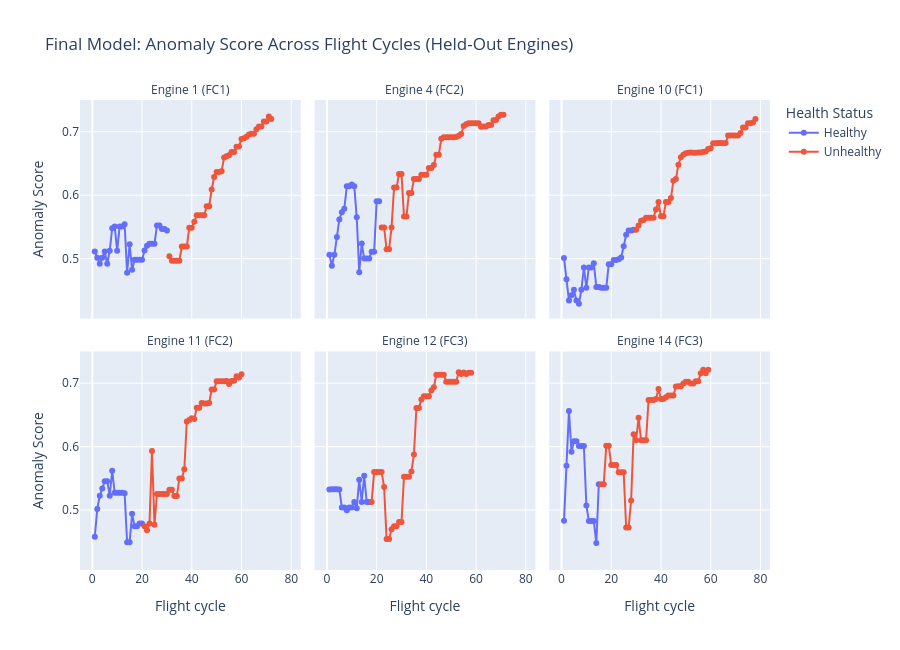

The notebook cell saved with this chart:
### Code cell
# Final Model Only, which will be easier to read for the report
fig = px.line(
    compare_df[compare_df["model"] == "Final (#6)"],
    x="cycle",
    y="anomaly_score",
    color="health_status",
    facet_col="engine",
    facet_col_wrap=3,
    markers=True,
    category_orders={"health_status": ["Healthy", "Unhealthy"]},
    hover_data=["partition"],
    title="Final Model: Anomaly Score Across Flight Cycles (Held-Out Engines)",
    labels={"cycle": "Flight cycle", "anomaly_score": "Anomaly Score", "health_status": "Health Status"},
)
fig.update_yaxes(matches="y")
fig.for_each_annotation(lambda a: a.update(text=a.text.split("=")[-1]))
fig.update_layout(height=650)
fig.show()

### Figure 1 — Plotly figure (JSON) as saved in the notebook; plotly's stock layout.template omitted (floating-point values rounded to 4 significant figures)
{"data": [{"customdata": [["Test"], ["Test"], ["Test"], ["Test"], ["Test"], ["Test"], ["Test"], ["Test"], ["Test"], ["Test"], ["Test"], ["Test"], ["Test"], ["Test"], ["Test"], ["Test"], ["Test"], ["Test"], ["Test"], ["Test"], ["Test"], ["Test"], ["Test"], ["Test"], ["Test"], ["Test"], ["Test"], ["Test"], ["Test"], ["Test"]], "hovertemplate": "Health Status=Healthy<br>engine=Engine 1 (FC1)<br>Flight cycle=%{x}<br>Anomaly Score=%{y}<br>partition=%{customdata[0]}<extra></extra>", "legendgroup": "Healthy", "line": {"color": "#636efa", "dash": "solid"}, "marker": {"symbol": "circle"}, "mode": "lines+markers", "name": "Healthy", "orientation": "v", "showlegend": true, "type": "scatter", "x": [1, 2, 3, 4, 5, 6, 7, 8, 9, 10, 11, 12, 13, 14, 15, 16, 17, 18, 19, 20, 21, 22, 23, 24, 25, 26, 27, 28, 29, 30], "xaxis": "x4", "y": [0.5112, 0.5016, 0.4921, 0.5016, 0.5112, 0.4921, 0.5124, 0.5479, 0.5508, 0.5124, 0.5508, 0.5508, 0.5541, 0.4779, 0.5228, 0.4825, 0.4983, 0.4983, 0.4983, 0.4983, 0.5129, 0.5204, 0.5234, 0.5234, 0.5234, 0.5524, 0.5524, 0.5466, 0.5466, 0.5443], "yaxis": "y4"}, {"customdata": [["Validation"], ["Validation"], ["Validation"], ["Validation"], ["Validation"], ["Validation"], ["Validation"], ["Validation"], ["Validation"], ["Validation"], ["Validation"], ["Validation"], ["Validation"], ["Validation"], ["Validation"], ["Validation"], ["Validation"], ["Validation"], ["Validation"], ["Validation"], ["Validation"]], "hovertemplate": "Health Status=Healthy<br>engine=Engine 4 (FC2)<br>Flight cycle=%{x}<br>Anomaly Score=%{y}<br>partition=%{customdata[0]}<extra></extra>", "legendgroup": "Healthy", "line": {"color": "#636efa", "dash": "solid"}, "marker": {"symbol": "circle"}, "mode": "lines+markers", "name": "Healthy", "orientation": "v", "showlegend": false, "type": "scatter", "x": [1, 2, 3, 4, 5, 6, 7, 8, 9, 10, 11, 12, 13, 14, 15, 16, 17, 18, 19, 20, 21], "xaxis": "x5", "y": [0.506, 0.4889, 0.506, 0.534, 0.5619, 0.5731, 0.5788, 0.6142, 0.6142, 0.6167, 0.6142, 0.5651, 0.4786, 0.5239, 0.5004, 0.5004, 0.5004, 0.5107, 0.5107, 0.5905, 0.5905], "yaxis": "y5"}, {"customdata": [["Validation"], ["Validation"], ["Validation"], ["Validation"], ["Validation"], ["Validation"], ["Validation"], ["Validation"], ["Validation"], ["Validation"], ["Validation"], ["Validation"], ["Validation"], ["Validation"], ["Validation"], ["Validation"], ["Validation"], ["Validation"], ["Validation"], ["Validation"], ["Validation"], ["Validation"], ["Validation"], ["Validation"], ["Validation"], ["Validation"], ["Validation"], ["Validation"], ["Validation"]], "hovertemplate": "Health Status=Healthy<br>engine=Engine 10 (FC1)<br>Flight cycle=%{x}<br>Anomaly Score=%{y}<br>partition=%{customdata[0]}<extra></extra>", "legendgroup": "Healthy", "line": {"color": "#636efa", "dash": "solid"}, "marker": {"symbol": "circle"}, "mode": "lines+markers", "name": "Healthy", "orientation": "v", "showlegend": false, "type": "scatter", "x": [1, 2, 3, 4, 5, 6, 7, 8, 9, 10, 11, 12, 13, 14, 15, 16, 17, 18, 19, 20, 21, 22, 23, 24, 25, 26, 27, 28, 29], "xaxis": "x6", "y": [0.5011, 0.4675, 0.4339, 0.4424, 0.451, 0.4339, 0.4288, 0.451, 0.4861, 0.4543, 0.4861, 0.4861, 0.4928, 0.4553, 0.4553, 0.4543, 0.4543, 0.4543, 0.4913, 0.4913, 0.498, 0.498, 0.4991, 0.5017, 0.5195, 0.5377, 0.5445, 0.5445, 0.5456], "yaxis": "y6"}, {"customdata": [["Test"], ["Test"], ["Test"], ["Test"], ["Test"], ["Test"], ["Test"], ["Test"], ["Test"], ["Test"], ["Test"], ["Test"], ["Test"], ["Test"], ["Test"], ["Test"], ["Test"], ["Test"], ["Test"], ["Test"]], "hovertemplate": "Health Status=Healthy<br>engine=Engine 11 (FC2)<br>Flight cycle=%{x}<br>Anomaly Score=%{y}<br>partition=%{customdata[0]}<extra></extra>", "legendgroup": "Healthy", "line": {"color": "#636efa", "dash": "solid"}, "marker": {"symbol": "circle"}, "mode": "lines+markers", "name": "Healthy", "orientation": "v", "showlegend": false, "type": "scatter", "x": [1, 2, 3, 4, 5, 6, 7, 8, 9, 10, 11, 12, 13, 14, 15, 16, 17, 18, 19, 20], "xaxis": "x", "y": [0.4581, 0.5018, 0.5227, 0.5341, 0.5456, 0.5456, 0.5227, 0.5621, 0.5273, 0.5273, 0.5273, 0.5273, 0.5264, 0.4495, 0.4495, 0.4941, 0.4746, 0.4746, 0.479, 0.479], "yaxis": "y"}, {"customdata": [["Test"], ["Test"], ["Test"], ["Test"], ["Test"], ["Test"], ["Test"], ["Test"], ["Test"], ["Test"], ["Test"], ["Test"], ["Test"], ["Test"], ["Test"], ["Test"], ["Test"]], "hovertemplate": "Health Status=Healthy<br>engine=Engine 12 (FC3)<br>Flight cycle=%{x}<br>Anomaly Score=%{y}<br>partition=%{customdata[0]}<extra></extra>", "legendgroup": "Healthy", "line": {"color": "#636efa", "dash": "solid"}, "marker": {"symbol": "circle"}, "mode": "lines+markers", "name": "Healthy", "orientation": "v", "showlegend": false, "type": "scatter", "x": [1, 2, 3, 4, 5, 6, 7, 8, 9, 10, 11, 12, 13, 14, 15, 16, 17], "xaxis": "x2", "y": [0.5325, 0.5327, 0.5328, 0.5327, 0.5325, 0.5042, 0.5042, 0.4999, 0.5042, 0.5042, 0.5127, 0.503, 0.5479, 0.5129, 0.5541, 0.5129, 0.5129], "yaxis": "y2"}, {"customdata": [["Validation"], ["Validation"], ["Validation"], ["Validation"], ["Validation"], ["Validation"], ["Validation"], ["Validation"], ["Validation"], ["Validation"], ["Validation"], ["Validation"], ["Validation"], ["Validation"], ["Validation"]], "hovertemplate": "Health Status=Healthy<br>engine=Engine 14 (FC3)<br>Flight cycle=%{x}<br>Anomaly Score=%{y}<br>partition=%{customdata[0]}<extra></extra>", "legendgroup": "Healthy", "line": {"color": "#636efa", "dash": "solid"}, "marker": {"symbol": "circle"}, "mode": "lines+markers", "name": "Healthy", "orientation": "v", "showlegend": false, "type": "scatter", "x": [1, 2, 3, 4, 5, 6, 7, 8, 9, 10, 11, 12, 13, 14, 15], "xaxis": "x3", "y": [0.4832, 0.5698, 0.6564, 0.5921, 0.6085, 0.6085, 0.6011, 0.6011, 0.6011, 0.5073, 0.4827, 0.4827, 0.4827, 0.4482, 0.5408], "yaxis": "y3"}, {"customdata": [["Test"], ["Test"], ["Test"], ["Test"], ["Test"], ["Test"], ["Test"], ["Test"], ["Test"], ["Test"], ["Test"], ["Test"], ["Test"], ["Test"], ["Test"], ["Test"], ["Test"], ["Test"], ["Test"], ["Test"], ["Test"], ["Test"], ["Test"], ["Test"], ["Test"], ["Test"], ["Test"], ["Test"], ["Test"], ["Test"], ["Test"], ["Test"], ["Test"], ["Test"], ["Test"], ["Test"], ["Test"], ["Test"], ["Test"], ["Test"], ["Test"], ["Test"]], "hovertemplate": "Health Status=Unhealthy<br>engine=Engine 1 (FC1)<br>Flight cycle=%{x}<br>Anomaly Score=%{y}<br>partition=%{customdata[0]}<extra></extra>", "legendgroup": "Unhealthy", "line": {"color": "#EF553B", "dash": "solid"}, "marker": {"symbol": "circle"}, "mode": "lines+markers", "name": "Unhealthy", "orientation": "v", "showlegend": true, "type": "scatter", "x": [31, 32, 33, 34, 35, 36, 37, 38, 39, 40, 41, 42, 43, 44, 45, 46, 47, 48, 49, 50, 51, 52, 53, 54, 55, 56, 57, 58, 59, 60, 61, 62, 63, 64, 65, 66, 67, 68, 69, 70, 71, 72], "xaxis": "x4", "y": [0.504, 0.4968, 0.4968, 0.4968, 0.4968, 0.5191, 0.5191, 0.5191, 0.5489, 0.5489, 0.5583, 0.5684, 0.5684, 0.5684, 0.5684, 0.5827, 0.5827, 0.609, 0.6287, 0.6366, 0.6366, 0.6377, 0.6595, 0.6614, 0.6631, 0.668, 0.668, 0.6763, 0.6769, 0.6888, 0.6896, 0.6921, 0.6956, 0.6967, 0.6967, 0.7039, 0.7083, 0.7083, 0.7163, 0.7163, 0.7242, 0.7203], "yaxis": "y4"}, {"customdata": [["Validation"], ["Validation"], ["Validation"], ["Validation"], ["Validation"], ["Validation"], ["Validation"], ["Validation"], ["Validation"], ["Validation"], ["Validation"], ["Validation"], ["Validation"], ["Validation"], ["Validation"], ["Validation"], ["Validation"], ["Validation"], ["Validation"], ["Validation"], ["Validation"], ["Validation"], ["Validation"], ["Validation"], ["Validation"], ["Validation"], ["Validation"], ["Validation"], ["Validation"], ["Validation"], ["Validation"], ["Validation"], ["Validation"], ["Validation"], ["Validation"], ["Validation"], ["Validation"], ["Validation"], ["Validation"], ["Validation"], ["Validation"], ["Validation"], ["Validation"], ["Validation"], ["Validation"], ["Validation"], ["Validation"], ["Validation"], ["Validation"], ["Validation"]], "hovertemplate": "Health Status=Unhealthy<br>engine=Engine 4 (FC2)<br>Flight cycle=%{x}<br>Anomaly Score=%{y}<br>partition=%{customdata[0]}<extra></extra>", "legendgroup": "Unhealthy", "line": {"color": "#EF553B", "dash": "solid"}, "marker": {"symbol": "circle"}, "mode": "lines+markers", "name": "Unhealthy", "orientation": "v", "showlegend": false, "type": "scatter", "x": [22, 23, 24, 25, 26, 27, 28, 29, 30, 31, 32, 33, 34, 35, 36, 37, 38, 39, 40, 41, 42, 43, 44, 45, 46, 47, 48, 49, 50, 51, 52, 53, 54, 55, 56, 57, 58, 59, 60, 61, 62, 63, 64, 65, 66, 67, 68, 69, 70, 71], "xaxis": "x5", "y": [0.5492, 0.5492, 0.5149, 0.5149, 0.5492, 0.612, 0.612, 0.6333, 0.6333, 0.5666, 0.5666, 0.6035, 0.6035, 0.6256, 0.6256, 0.6256, 0.6324, 0.6324, 0.6324, 0.6431, 0.6431, 0.6477, 0.6638, 0.6638, 0.6889, 0.6912, 0.6912, 0.6912, 0.6912, 0.6912, 0.6918, 0.6937, 0.6966, 0.7091, 0.7117, 0.7134, 0.7134, 0.7134, 0.7134, 0.7134, 0.708, 0.7081, 0.7081, 0.7105, 0.7105, 0.7181, 0.7185, 0.7242, 0.7268, 0.7269], "yaxis": "y5"}, {"customdata": [["Validation"], ["Validation"], ["Validation"], ["Validation"], ["Validation"], ["Validation"], ["Validation"], ["Validation"], ["Validation"], ["Validation"], ["Validation"], ["Validation"], ["Validation"], ["Validation"], ["Validation"], ["Validation"], ["Validation"], ["Validation"], ["Validation"], ["Validation"], ["Validation"], ["Validation"], ["Validation"], ["Validation"], ["Validation"], ["Validation"], ["Validation"], ["Validation"], ["Validation"], ["Validation"], ["Validation"], ["Validation"], ["Validation"], ["Validation"], ["Validation"], ["Validation"], ["Validation"], ["Validation"], ["Validation"], ["Validation"], ["Validation"], ["Validation"], ["Validation"], ["Validation"], ["Validation"], ["Validation"], ["Validation"], ["Validation"], ["Validation"]], "hovertemplate": "Health Status=Unhealthy<br>engine=Engine 10 (FC1)<br>Flight cycle=%{x}<br>Anomaly Score=%{y}<br>partition=%{customdata[0]}<extra></extra>", "legendgroup": "Unhealthy", "line": {"color": "#EF553B", "dash": "solid"}, "marker": {"symbol": "circle"}, "mode": "lines+markers", "name": "Unhealthy", "orientation": "v", "showlegend": false, "type": "scatter", "x": [30, 31, 32, 33, 34, 35, 36, 37, 38, 39, 40, 41, 42, 43, 44, 45, 46, 47, 48, 49, 50, 51, 52, 53, 54, 55, 56, 57, 58, 59, 60, 61, 62, 63, 64, 65, 66, 67, 68, 69, 70, 71, 72, 73, 74, 75, 76, 77, 78], "xaxis": "x6", "y": [0.5456, 0.5521, 0.5599, 0.561, 0.5644, 0.5645, 0.5644, 0.5644, 0.5776, 0.5895, 0.5669, 0.5669, 0.5895, 0.5895, 0.5955, 0.6228, 0.6255, 0.6481, 0.6599, 0.6638, 0.6662, 0.6671, 0.6675, 0.6671, 0.6671, 0.6675, 0.6675, 0.668, 0.6688, 0.6728, 0.6739, 0.6817, 0.6817, 0.6822, 0.6822, 0.682, 0.6822, 0.694, 0.694, 0.694, 0.694, 0.694, 0.6981, 0.7065, 0.7065, 0.7135, 0.7135, 0.7147, 0.7203], "yaxis": "y6"}, {"customdata": [["Test"], ["Test"], ["Test"], ["Test"], ["Test"], ["Test"], ["Test"], ["Test"], ["Test"], ["Test"], ["Test"], ["Test"], ["Test"], ["Test"], ["Test"], ["Test"], ["Test"], ["Test"], ["Test"], ["Test"], ["Test"], ["Test"], ["Test"], ["Test"], ["Test"], ["Test"], ["Test"], ["Test"], ["Test"], ["Test"], ["Test"], ["Test"], ["Test"], ["Test"], ["Test"], ["Test"], ["Test"], ["Test"], ["Test"], ["Test"]], "hovertemplate": "Health Status=Unhealthy<br>engine=Engine 11 (FC2)<br>Flight cycle=%{x}<br>Anomaly Score=%{y}<br>partition=%{customdata[0]}<extra></extra>", "legendgroup": "Unhealthy", "line": {"color": "#EF553B", "dash": "solid"}, "marker": {"symbol": "circle"}, "mode": "lines+markers", "name": "Unhealthy", "orientation": "v", "showlegend": false, "type": "scatter", "x": [21, 22, 23, 24, 25, 26, 27, 28, 29, 30, 31, 32, 33, 34, 35, 36, 37, 38, 39, 40, 41, 42, 43, 44, 45, 46, 47, 48, 49, 50, 51, 52, 53, 54, 55, 56, 57, 58, 59, 60], "xaxis": "x", "y": [0.4746, 0.4685, 0.479, 0.5933, 0.477, 0.5256, 0.5256, 0.5256, 0.5256, 0.5256, 0.5321, 0.5321, 0.5224, 0.5224, 0.5499, 0.5499, 0.5644, 0.6398, 0.6418, 0.6448, 0.6436, 0.6612, 0.6612, 0.6689, 0.6679, 0.6679, 0.6689, 0.6903, 0.6903, 0.703, 0.703, 0.703, 0.703, 0.7035, 0.6988, 0.7035, 0.704, 0.7109, 0.7089, 0.7142], "yaxis": "y"}, {"customdata": [["Test"], ["Test"], ["Test"], ["Test"], ["Test"], ["Test"], ["Test"], ["Test"], ["Test"], ["Test"], ["Test"], ["Test"], ["Test"], ["Test"], ["Test"], ["Test"], ["Test"], ["Test"], ["Test"], ["Test"], ["Test"], ["Test"], ["Test"], ["Test"], ["Test"], ["Test"], ["Test"], ["Test"], ["Test"], ["Test"], ["Test"], ["Test"], ["Test"], ["Test"], ["Test"], ["Test"], ["Test"], ["Test"], ["Test"], ["Test"], ["Test"]], "hovertemplate": "Health Status=Unhealthy<br>engine=Engine 12 (FC3)<br>Flight cycle=%{x}<br>Anomaly Score=%{y}<br>partition=%{customdata[0]}<extra></extra>", "legendgroup": "Unhealthy", "line": {"color": "#EF553B", "dash": "solid"}, "marker": {"symbol": "circle"}, "mode": "lines+markers", "name": "Unhealthy", "orientation": "v", "showlegend": false, "type": "scatter", "x": [18, 19, 20, 21, 22, 23, 24, 25, 26, 27, 28, 29, 30, 31, 32, 33, 34, 35, 36, 37, 38, 39, 40, 41, 42, 43, 44, 45, 46, 47, 48, 49, 50, 51, 52, 53, 54, 55, 56, 57, 58], "xaxis": "x2", "y": [0.5129, 0.5603, 0.5603, 0.5603, 0.5603, 0.5366, 0.4546, 0.4546, 0.4697, 0.4745, 0.4745, 0.4811, 0.4811, 0.5526, 0.5526, 0.5526, 0.5607, 0.5876, 0.6611, 0.6611, 0.6744, 0.6793, 0.6793, 0.6793, 0.6884, 0.6936, 0.7134, 0.7134, 0.7135, 0.7134, 0.7022, 0.7022, 0.7023, 0.7023, 0.7023, 0.7171, 0.7146, 0.7168, 0.7146, 0.7167, 0.7165], "yaxis": "y2"}, {"customdata": [["Validation"], ["Validation"], ["Validation"], ["Validation"], ["Validation"], ["Validation"], ["Validation"], ["Validation"], ["Validation"], ["Validation"], ["Validation"], ["Validation"], ["Validation"], ["Validation"], ["Validation"], ["Validation"], ["Validation"], ["Validation"], ["Validation"], ["Validation"], ["Validation"], ["Validation"], ["Validation"], ["Validation"], ["Validation"], ["Validation"], ["Validation"], ["Validation"], ["Validation"], ["Validation"], ["Validation"], ["Validation"], ["Validation"], ["Validation"], ["Validation"], ["Validation"], ["Validation"], ["Validation"], ["Validation"], ["Validation"], ["Validation"], ["Validation"], ["Validation"], ["Validation"]], "hovertemplate": "Health Status=Unhealthy<br>engine=Engine 14 (FC3)<br>Flight cycle=%{x}<br>Anomaly Score=%{y}<br>partition=%{customdata[0]}<extra></extra>", "legendgroup": "Unhealthy", "line": {"color": "#EF553B", "dash": "solid"}, "marker": {"symbol": "circle"}, "mode": "lines+markers", "name": "Unhealthy", "orientation": "v", "showlegend": false, "type": "scatter", "x": [16, 17, 18, 19, 20, 21, 22, 23, 24, 25, 26, 27, 28, 29, 30, 31, 32, 33, 34, 35, 36, 37, 38, 39, 40, 41, 42, 43, 44, 45, 46, 47, 48, 49, 50, 51, 52, 53, 54, 55, 56, 57, 58, 59], "xaxis": "x3", "y": [0.5408, 0.5408, 0.6013, 0.6013, 0.5711, 0.5711, 0.5711, 0.5597, 0.5597, 0.5597, 0.4725, 0.4725, 0.5151, 0.6195, 0.6102, 0.6454, 0.6102, 0.6102, 0.6102, 0.6736, 0.6736, 0.6736, 0.6752, 0.6907, 0.6752, 0.6752, 0.6779, 0.6806, 0.6806, 0.6806, 0.6948, 0.6953, 0.6953, 0.6996, 0.7023, 0.7023, 0.6996, 0.6996, 0.7032, 0.7032, 0.7159, 0.7211, 0.7159, 0.7211], "yaxis": "y3"}], "layout": {"annotations": [{"font": {}, "showarrow": false, "text": "Engine 11 (FC2)", "x": 0.16, "xanchor": "center", "xref": "paper", "y": 0.465, "yanchor": "bottom", "yref": "paper"}, {"font": {}, "showarrow": false, "text": "Engine 12 (FC3)", "x": 0.5, "xanchor": "center", "xref": "paper", "y": 0.465, "yanchor": "bottom", "yref": "paper"}, {"font": {}, "showarrow": false, "text": "Engine 14 (FC3)", "x": 0.84, "xanchor": "center", "xref": "paper", "y": 0.465, "yanchor": "bottom", "yref": "paper"}, {"font": {}, "showarrow": false, "text": "Engine 1 (FC1)", "x": 0.16, "xanchor": "center", "xref": "paper", "y": 1.0, "yanchor": "bottom", "yref": "paper"}, {"font": {}, "showarrow": false, "text": "Engine 4 (FC2)", "x": 0.5, "xanchor": "center", "xref": "paper", "y": 1.0, "yanchor": "bottom", "yref": "paper"}, {"font": {}, "showarrow": false, "text": "Engine 10 (FC1)", "x": 0.84, "xanchor": "center", "xref": "paper", "y": 1.0, "yanchor": "bottom", "yref": "paper"}], "height": 650, "legend": {"title": {"text": "Health Status"}, "tracegroupgap": 0}, "title": {"text": "Final Model: Anomaly Score Across Flight Cycles (Held-Out Engines)"}, "xaxis": {"anchor": "y", "domain": [0, 0.32], "title": {"text": "Flight cycle"}}, "xaxis2": {"anchor": "y2", "domain": [0.34, 0.66], "matches": "x", "title": {"text": "Flight cycle"}}, "xaxis3": {"anchor": "y3", "domain": [0.68, 1.0], "matches": "x", "title": {"text": "Flight cycle"}}, "xaxis4": {"anchor": "y4", "domain": [0, 0.32], "matches": "x", "showticklabels": false}, "xaxis5": {"anchor": "y5", "domain": [0.34, 0.66], "matches": "x", "showticklabels": false}, "xaxis6": {"anchor": "y6", "domain": [0.68, 1.0], "matches": "x", "showticklabels": false}, "yaxis": {"anchor": "x", "domain": [0, 0.465], "matches": "y", "title": {"text": "Anomaly Score"}}, "yaxis2": {"anchor": "x2", "domain": [0, 0.465], "matches": "y", "showticklabels": false}, "yaxis3": {"anchor": "x3", "domain": [0, 0.465], "matches": "y", "showticklabels": false}, "yaxis4": {"anchor": "x4", "domain": [0.535, 1.0], "matches": "y", "title": {"text": "Anomaly Score"}}, "yaxis5": {"anchor": "x5", "domain": [0.535, 1.0], "matches": "y", "showticklabels": false}, "yaxis6": {"anchor": "x6", "domain": [0.535, 1.0], "matches": "y", "showticklabels": false}}}
